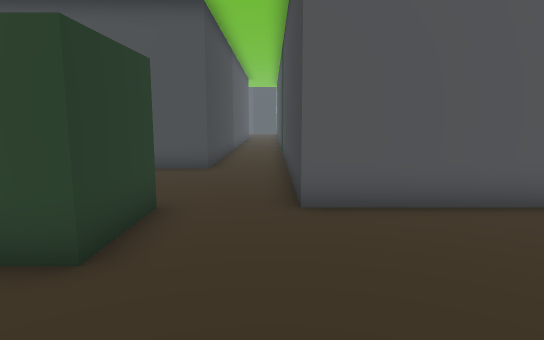
View 1 (above)

20 first-person views from a walk through a scene from a Unity 3-D project. The camera is 1.5 m above the floor, tilts 8° down and sees 75° across. The floor is counted in squares, 1 m on a side. Each view is taken from the middle of a square. On the plan, view 1 faces up. The plan holds only what a view shows up to about 16 squares ahead; the rest is blank. The place goes on beyond the plan. The player is left out.

View 2
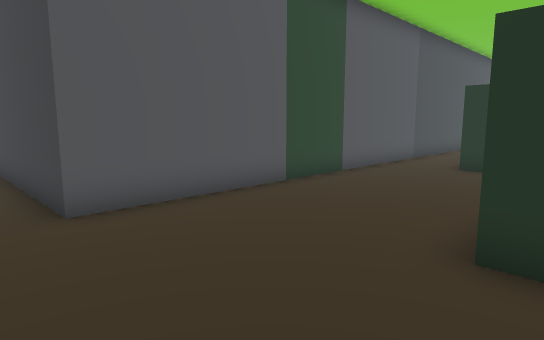

View 3
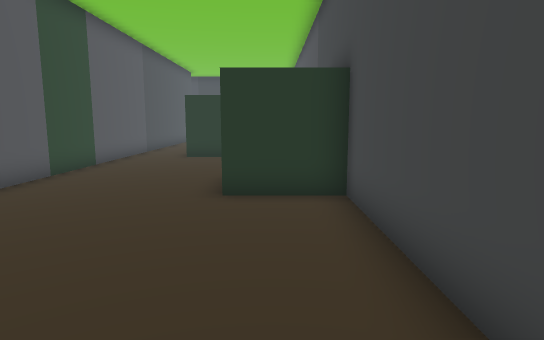

View 4
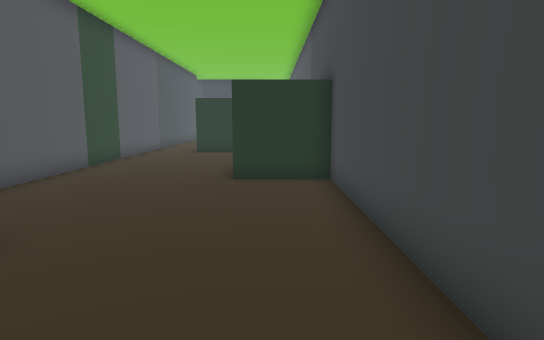

View 5
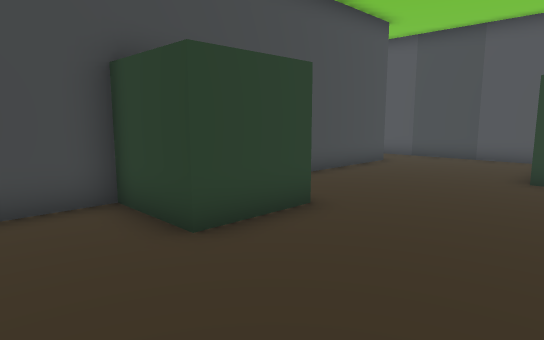

View 6
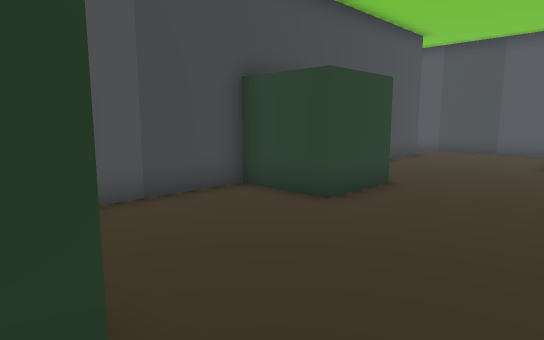

View 7
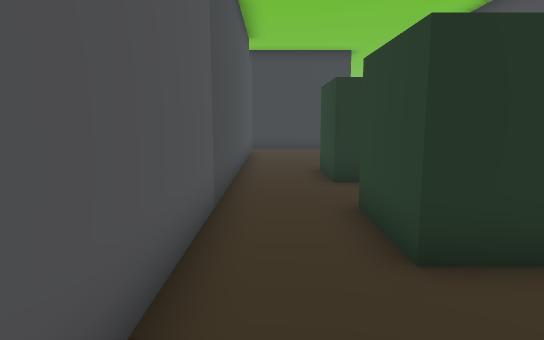

View 8
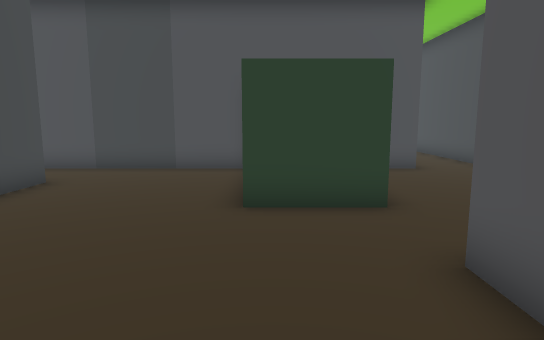

View 9
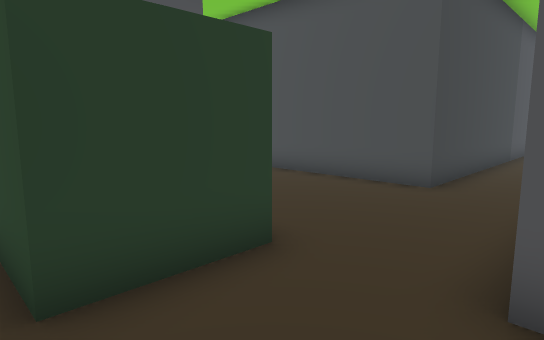

View 10
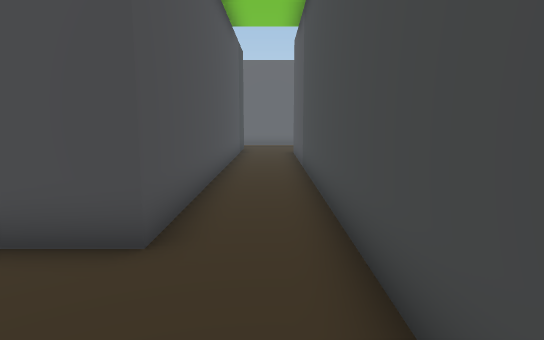

View 11
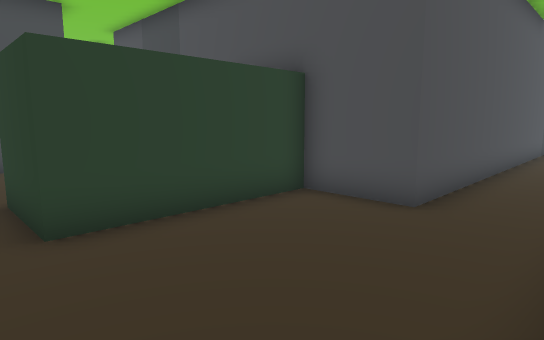

View 12
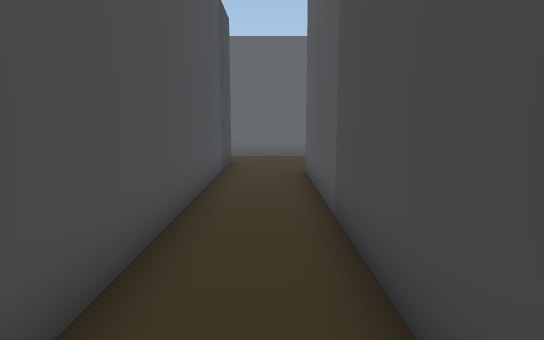

View 13
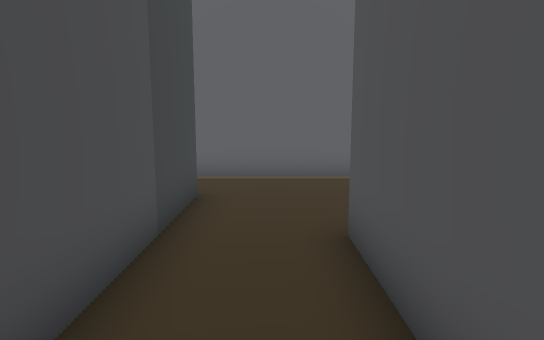

View 14
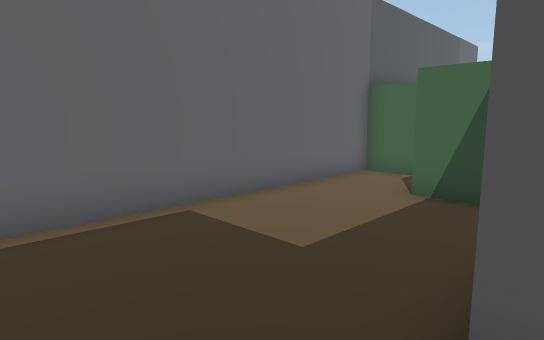

View 15
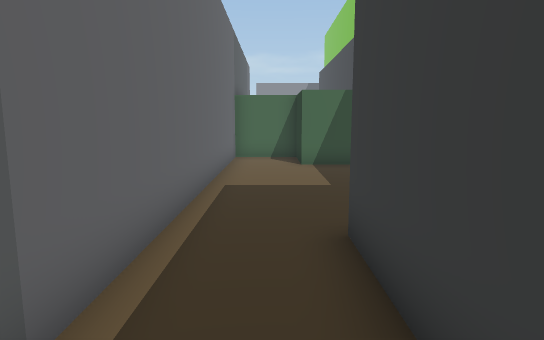

View 16
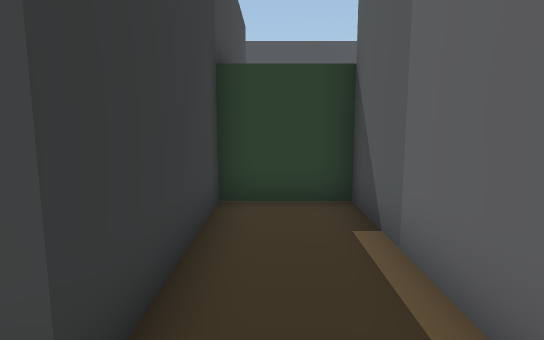

View 17
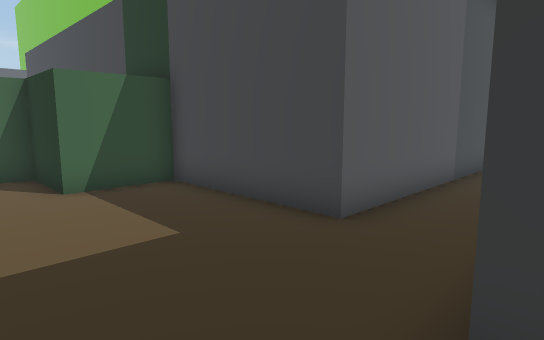

View 18
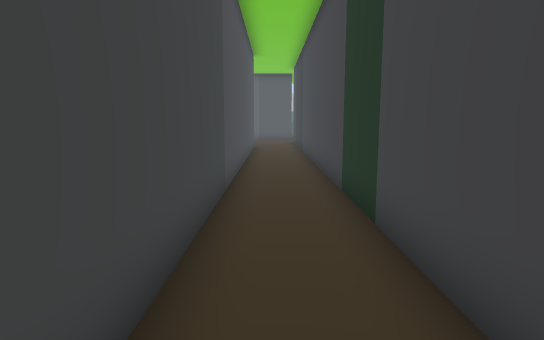

View 19
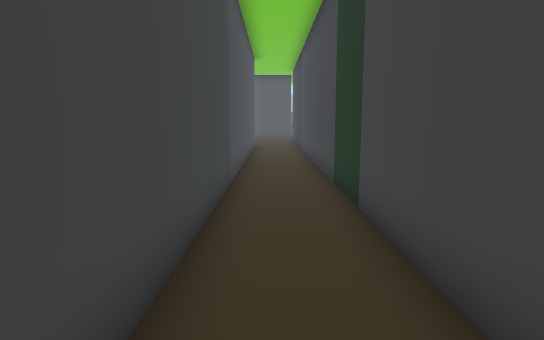

View 20
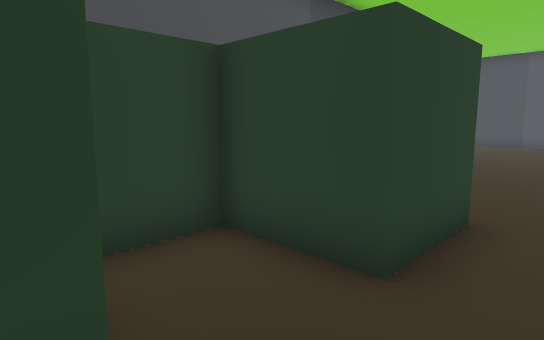

### Floor plan
Ten units are one square. View 1 is at (0, 0); x grows to the right and y downward. Boxes are objects, and circles mark ways between rooms. Rooms are numbered by the first view taken in them; rooms with no view inside come last. Other rooms are left out.
<svg viewBox="-250 -230 420 266">
<path fill="none" stroke="#000" d="M105 -20 105 -35 130 -35 130 -10 148 -10M-20 -60 -20 -35 -34 -35M-46 15 30 15 30 -10 55 -10 55 15 89 15M-70 -31 -70 31M155 -28 155 -35 165 -35M165 -60 5 -60M-70 -85 -70 -60 -20 -60M5 -60 5 -225M-20 -225 -20 -110 -55 -110M-55 -110 -195 -110 -195 -160 -220 -160 -220 -185 -245 -185 -245 -35 -220 -35 -220 -85 -70 -85"/>
<circle cx="-10" cy="-60" r="3" fill="#2a7"/>
<circle cx="-65" cy="-95" r="3" fill="#2a7"/>
<text x="40" y="-20">1</text>
<text x="-30" y="-100">2</text>
<text x="-190" y="-100">3</text>
</svg>
Room 1 opens to room 2. Room 2 opens to room 3.

Where each view was taken, in squares from view 1:
view 1: 0 up, 0 right, facing up
view 2: 0 up, 1 left, facing up-right
view 3: 0 up, 4 left, facing right
view 4: 0 up, 6 left, facing right
view 5: 5 up, 8 right, facing down-left
view 6: 5 up, 11 right, facing down-left
view 7: 5 up, 7 right, facing right
view 8: 4 up, 4 right, facing left
view 9: 3 up, 1 right, facing up-left
view 10: 10 up, 3 left, facing left
view 11: 11 up, 1 left, facing down-left
view 12: 10 up, 9 left, facing left
view 13: 10 up, 15 left, facing left
view 14: 9 up, 19 left, facing up-left
view 15: 4 up, 23 left, facing up
view 16: 10 up, 23 left, facing down
view 17: 8 up, 24 left, facing up-right
view 18: 11 up, 1 left, facing up
view 19: 10 up, 1 left, facing up
view 20: 5 up, 16 right, facing down-left
